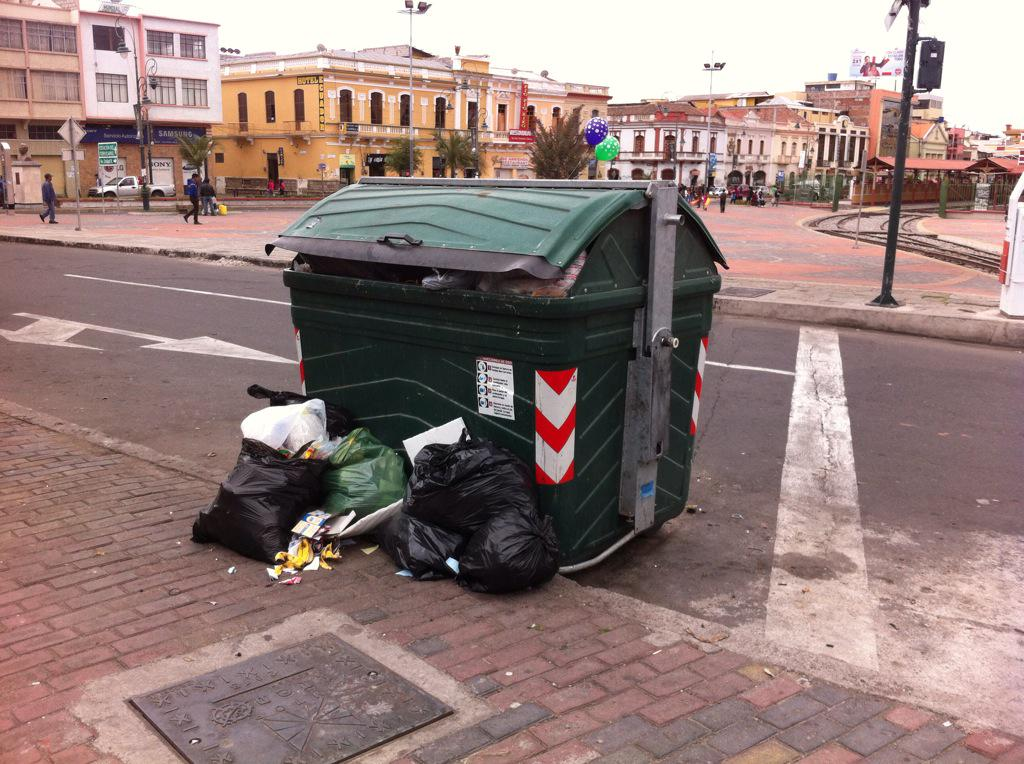
#> input picture api-backend/data/fotos/foto1.jpeg, 1024 x 764 px; its folder holds only this picture in this run
$ python vision_live.py
#> lines starting #> are read from the running program, lines starting #| are printed output that depends on the picture; after the words box and inside, x2 and y2 are one past the last pixel; in counts of white or black regions, pixels touching at a corner belong together
import cv2
import requests
import time
import os
import glob

URL_ANALISIS_IOT = "http://127.0.0.1:8000/analisis-iot"
URL_ALERTA = "http://127.0.0.1:8000/registrar-alerta-iot"

# --- CARGA DE FOTOS DE REFERENCIA (Ruta arreglada) ---
# Esto asegura que busque dentro de api-backend/data/fotos/
CARPETA_FOTOS = os.path.join(os.path.dirname(__file__), "data", "fotos")

# ¡CORRECCIÓN CLAVE! Añadido *.jpeg porque en tu VS Code la imagen es foto1.jpeg
fotos = sorted(glob.glob(os.path.join(CARPETA_FOTOS, "*.jpg")) +
               glob.glob(os.path.join(CARPETA_FOTOS, "*.jpeg")) +
               glob.glob(os.path.join(CARPETA_FOTOS, "*.png")))

if not fotos:
    print(f"❌ No hay fotos en {CARPETA_FOTOS}")
    print("👉 Revisa que la carpeta 'fotos' esté dentro de 'data' y tenga imágenes.")
    exit()

print(f"📸 {len(fotos)} fotos cargadas correctamente desde {CARPETA_FOTOS}")
print("🏙️  SIMULACIÓN CÁMARA URBANA RIOBAMBA - MODO DEMO")

indice_foto = 0
INTERVALO_AUTO = 12  # segundos entre análisis automático

estado_pantalla = "Esperando análisis..."
gravedad_pantalla = "0"
accion_pantalla = "Ninguna"
objeto_pantalla = "-"
anomalias_pantalla = "-"
ultimo_analisis = time.time() - INTERVALO_AUTO  # analiza de inmediato al inicio

def analizar_frame(frame):
    """Envía el frame al backend y retorna datos_admin o None."""
    _, buffer = cv2.imencode('.jpg', frame)
    try:
        res = requests.post(
            URL_ANALISIS_IOT,
            files={'file': ('foto.jpg', buffer.tobytes(), 'image/jpeg')},
            timeout=20
        )
        data = res.json()
        if res.status_code == 200 and data.get("status") == "success":
            return data.get("datos_admin")
    except Exception as e:
        print("❌ Error conexión:", e)
    return None

while True:
    # Cargar foto actual
    frame_original = cv2.imread(fotos[indice_foto])
#> frame_original is the input picture: shape (764, 1024, 3); mean B, G, R 121.9, 125.6, 147.5
    if frame_original is None:
        print(f"⚠️ No se pudo leer la foto: {fotos[indice_foto]}")
        indice_foto = (indice_foto + 1) % len(fotos)
        continue

    # Redimensionar para que quepa en pantalla (HUD)
    frame = cv2.resize(frame_original, (800, 500))
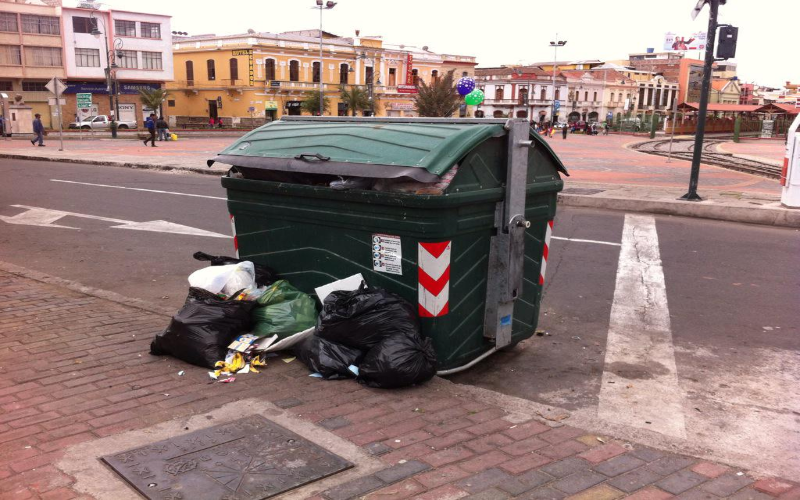
#> frame: shape (500, 800, 3); mean B, G, R 121.8, 125.4, 147.4

    ahora = time.time()
    segundos_restantes = max(0, INTERVALO_AUTO - int(ahora - ultimo_analisis))
    es_momento_auto = (ahora - ultimo_analisis) >= INTERVALO_AUTO

    key = cv2.waitKey(30) & 0xFF
#> (key q is pressed here)
    capturar = (key == ord('c')) or es_momento_auto

    if capturar:
        ultimo_analisis = ahora
        nombre_foto = os.path.basename(fotos[indice_foto])
        estado_pantalla = "Analizando con IA..."
        gravedad_pantalla = "..."
        accion_pantalla = "Consultando IA..."
        objeto_pantalla = "Pensando..."
        anomalias_pantalla = "..."

        # Refrescar la UI inmediatamente para mostrar "Analizando..."
        overlay = frame.copy()
        cv2.rectangle(overlay, (0, 0), (800, 195), (0, 0, 0), -1)
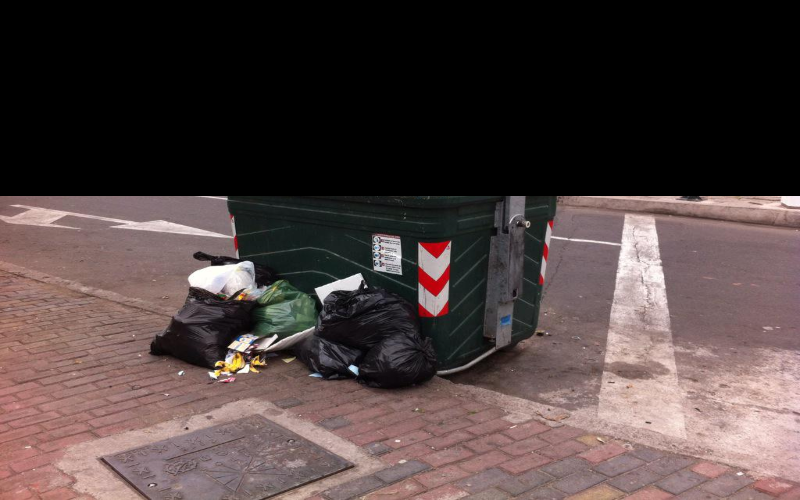
#> overlay: shape (500, 800, 3); mean B, G, R 64.1, 65.2, 78.8
        cv2.addWeighted(overlay, 0.7, frame, 0.3, 0, frame)
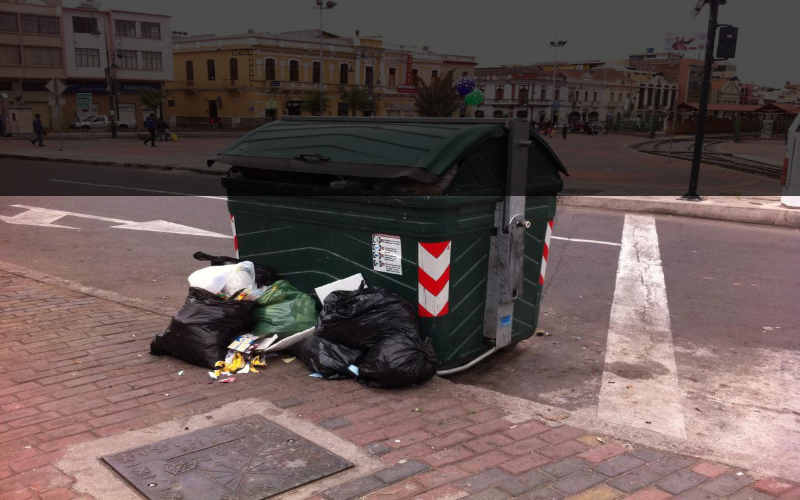
#> frame: shape (500, 800, 3); mean B, G, R 81.4, 83.3, 99.4
        cv2.putText(frame, "ANALIZANDO...", (300, 100), cv2.FONT_HERSHEY_SIMPLEX, 1, (0, 0, 255), 3)
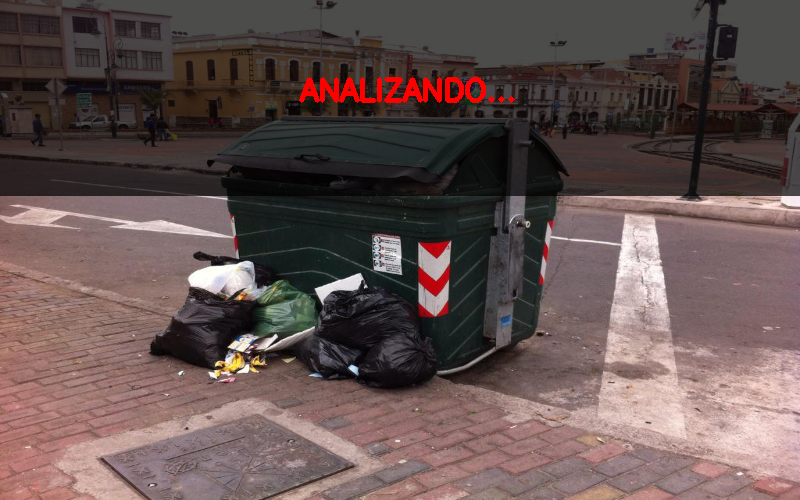
#> frame: shape (500, 800, 3); 0.66% of pixels changed, all inside (x1, y1, x2, y2) = (299, 77, 515, 103)
        cv2.imshow('EcoRuta AI - Camara Urbana Riobamba (DEMO)', frame)
        cv2.waitKey(1)

        print(f"\n📡 Analizando: {nombre_foto}")

#> (the run stopped early here; a loop or call above may not have finished)
